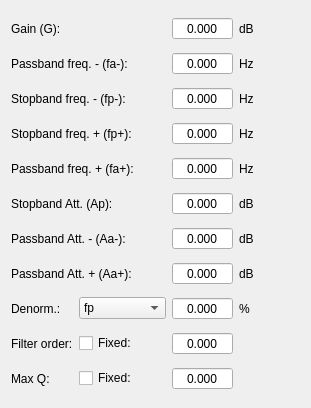
<?xml version="1.0" encoding="UTF-8"?>
<ui version="4.0">
 <class>BandStopData</class>
 <widget class="QWidget" name="BandStopData">
  <property name="geometry">
   <rect>
    <x>0</x>
    <y>0</y>
    <width>311</width>
    <height>408</height>
   </rect>
  </property>
  <property name="windowTitle">
   <string>Form</string>
  </property>
  <layout class="QGridLayout" name="gridLayout">
   <item row="0" column="0">
    <widget class="QLabel" name="label">
     <property name="text">
      <string>Gain (G):</string>
     </property>
    </widget>
   </item>
   <item row="0" column="2">
    <widget class="QDoubleSpinBox" name="gain">
     <property name="frame">
      <bool>true</bool>
     </property>
     <property name="alignment">
      <set>Qt::AlignCenter</set>
     </property>
     <property name="buttonSymbols">
      <enum>QAbstractSpinBox::NoButtons</enum>
     </property>
     <property name="keyboardTracking">
      <bool>true</bool>
     </property>
     <property name="decimals">
      <number>3</number>
     </property>
    </widget>
   </item>
   <item row="0" column="3">
    <widget class="QLabel" name="label_2">
     <property name="text">
      <string>dB</string>
     </property>
    </widget>
   </item>
   <item row="1" column="0" colspan="2">
    <widget class="QLabel" name="label_14">
     <property name="text">
      <string>Passband freq. - (fa-):</string>
     </property>
    </widget>
   </item>
   <item row="1" column="2">
    <widget class="QDoubleSpinBox" name="pass_freq_l">
     <property name="frame">
      <bool>true</bool>
     </property>
     <property name="alignment">
      <set>Qt::AlignCenter</set>
     </property>
     <property name="buttonSymbols">
      <enum>QAbstractSpinBox::NoButtons</enum>
     </property>
     <property name="keyboardTracking">
      <bool>true</bool>
     </property>
     <property name="decimals">
      <number>3</number>
     </property>
    </widget>
   </item>
   <item row="1" column="3">
    <widget class="QLabel" name="label_16">
     <property name="text">
      <string>Hz</string>
     </property>
    </widget>
   </item>
   <item row="2" column="0" colspan="2">
    <widget class="QLabel" name="label_3">
     <property name="text">
      <string>Stopband freq. - (fp-):</string>
     </property>
    </widget>
   </item>
   <item row="2" column="2">
    <widget class="QDoubleSpinBox" name="stop_freq_l">
     <property name="frame">
      <bool>true</bool>
     </property>
     <property name="alignment">
      <set>Qt::AlignCenter</set>
     </property>
     <property name="buttonSymbols">
      <enum>QAbstractSpinBox::NoButtons</enum>
     </property>
     <property name="keyboardTracking">
      <bool>true</bool>
     </property>
     <property name="decimals">
      <number>3</number>
     </property>
    </widget>
   </item>
   <item row="2" column="3">
    <widget class="QLabel" name="label_4">
     <property name="text">
      <string>Hz</string>
     </property>
    </widget>
   </item>
   <item row="3" column="0" colspan="2">
    <widget class="QLabel" name="label_17">
     <property name="text">
      <string>Stopband freq. + (fp+):</string>
     </property>
    </widget>
   </item>
   <item row="3" column="2">
    <widget class="QDoubleSpinBox" name="stop_freq_r">
     <property name="frame">
      <bool>true</bool>
     </property>
     <property name="alignment">
      <set>Qt::AlignCenter</set>
     </property>
     <property name="buttonSymbols">
      <enum>QAbstractSpinBox::NoButtons</enum>
     </property>
     <property name="keyboardTracking">
      <bool>true</bool>
     </property>
     <property name="decimals">
      <number>3</number>
     </property>
    </widget>
   </item>
   <item row="3" column="3">
    <widget class="QLabel" name="label_18">
     <property name="text">
      <string>Hz</string>
     </property>
    </widget>
   </item>
   <item row="4" column="0" colspan="2">
    <widget class="QLabel" name="label_5">
     <property name="text">
      <string>Passband freq. + (fa+):</string>
     </property>
    </widget>
   </item>
   <item row="4" column="2">
    <widget class="QDoubleSpinBox" name="pass_freq_r">
     <property name="frame">
      <bool>true</bool>
     </property>
     <property name="alignment">
      <set>Qt::AlignCenter</set>
     </property>
     <property name="buttonSymbols">
      <enum>QAbstractSpinBox::NoButtons</enum>
     </property>
     <property name="keyboardTracking">
      <bool>true</bool>
     </property>
     <property name="decimals">
      <number>3</number>
     </property>
    </widget>
   </item>
   <item row="4" column="3">
    <widget class="QLabel" name="label_6">
     <property name="text">
      <string>Hz</string>
     </property>
    </widget>
   </item>
   <item row="5" column="0" colspan="2">
    <widget class="QLabel" name="label_7">
     <property name="text">
      <string>Stopband Att. (Ap):</string>
     </property>
    </widget>
   </item>
   <item row="5" column="2">
    <widget class="QDoubleSpinBox" name="stop_att">
     <property name="frame">
      <bool>true</bool>
     </property>
     <property name="alignment">
      <set>Qt::AlignCenter</set>
     </property>
     <property name="buttonSymbols">
      <enum>QAbstractSpinBox::NoButtons</enum>
     </property>
     <property name="keyboardTracking">
      <bool>true</bool>
     </property>
     <property name="decimals">
      <number>3</number>
     </property>
    </widget>
   </item>
   <item row="5" column="3">
    <widget class="QLabel" name="label_8">
     <property name="text">
      <string>dB</string>
     </property>
    </widget>
   </item>
   <item row="6" column="0" colspan="2">
    <widget class="QLabel" name="label_9">
     <property name="text">
      <string>Passband Att. - (Aa-):</string>
     </property>
    </widget>
   </item>
   <item row="6" column="2">
    <widget class="QDoubleSpinBox" name="pass_att_l">
     <property name="frame">
      <bool>true</bool>
     </property>
     <property name="alignment">
      <set>Qt::AlignCenter</set>
     </property>
     <property name="buttonSymbols">
      <enum>QAbstractSpinBox::NoButtons</enum>
     </property>
     <property name="keyboardTracking">
      <bool>true</bool>
     </property>
     <property name="decimals">
      <number>3</number>
     </property>
    </widget>
   </item>
   <item row="6" column="3">
    <widget class="QLabel" name="label_10">
     <property name="text">
      <string>dB</string>
     </property>
    </widget>
   </item>
   <item row="7" column="2">
    <widget class="QDoubleSpinBox" name="pass_att_r">
     <property name="frame">
      <bool>true</bool>
     </property>
     <property name="alignment">
      <set>Qt::AlignCenter</set>
     </property>
     <property name="buttonSymbols">
      <enum>QAbstractSpinBox::NoButtons</enum>
     </property>
     <property name="keyboardTracking">
      <bool>true</bool>
     </property>
     <property name="decimals">
      <number>3</number>
     </property>
    </widget>
   </item>
   <item row="7" column="3">
    <widget class="QLabel" name="label_19">
     <property name="text">
      <string>dB</string>
     </property>
    </widget>
   </item>
   <item row="8" column="0">
    <widget class="QLabel" name="label_11">
     <property name="text">
      <string>Denorm.:</string>
     </property>
    </widget>
   </item>
   <item row="8" column="1">
    <widget class="QComboBox" name="denorm_select">
     <item>
      <property name="text">
       <string>fp</string>
      </property>
     </item>
     <item>
      <property name="text">
       <string>fa</string>
      </property>
     </item>
     <item>
      <property name="text">
       <string>Other freq.</string>
      </property>
     </item>
    </widget>
   </item>
   <item row="8" column="2">
    <widget class="QDoubleSpinBox" name="doubleSpinBox_5">
     <property name="frame">
      <bool>true</bool>
     </property>
     <property name="alignment">
      <set>Qt::AlignCenter</set>
     </property>
     <property name="buttonSymbols">
      <enum>QAbstractSpinBox::NoButtons</enum>
     </property>
     <property name="keyboardTracking">
      <bool>true</bool>
     </property>
     <property name="decimals">
      <number>3</number>
     </property>
    </widget>
   </item>
   <item row="8" column="3">
    <widget class="QLabel" name="label_12">
     <property name="text">
      <string>%</string>
     </property>
    </widget>
   </item>
   <item row="9" column="0">
    <widget class="QLabel" name="label_13">
     <property name="text">
      <string>Filter order:</string>
     </property>
    </widget>
   </item>
   <item row="9" column="1">
    <widget class="QCheckBox" name="order_fixed">
     <property name="text">
      <string>Fixed:</string>
     </property>
    </widget>
   </item>
   <item row="9" column="2">
    <widget class="QDoubleSpinBox" name="order">
     <property name="frame">
      <bool>true</bool>
     </property>
     <property name="alignment">
      <set>Qt::AlignCenter</set>
     </property>
     <property name="buttonSymbols">
      <enum>QAbstractSpinBox::NoButtons</enum>
     </property>
     <property name="keyboardTracking">
      <bool>true</bool>
     </property>
     <property name="decimals">
      <number>3</number>
     </property>
    </widget>
   </item>
   <item row="10" column="0">
    <widget class="QLabel" name="label_15">
     <property name="text">
      <string>Max Q:</string>
     </property>
    </widget>
   </item>
   <item row="10" column="1">
    <widget class="QCheckBox" name="q_fixed">
     <property name="text">
      <string>Fixed:</string>
     </property>
    </widget>
   </item>
   <item row="10" column="2">
    <widget class="QDoubleSpinBox" name="q_max">
     <property name="frame">
      <bool>true</bool>
     </property>
     <property name="alignment">
      <set>Qt::AlignCenter</set>
     </property>
     <property name="buttonSymbols">
      <enum>QAbstractSpinBox::NoButtons</enum>
     </property>
     <property name="keyboardTracking">
      <bool>true</bool>
     </property>
     <property name="decimals">
      <number>3</number>
     </property>
    </widget>
   </item>
   <item row="7" column="0" colspan="2">
    <widget class="QLabel" name="label_20">
     <property name="text">
      <string>Passband Att. + (Aa+):</string>
     </property>
    </widget>
   </item>
  </layout>
 </widget>
 <resources/>
 <connections/>
</ui>
